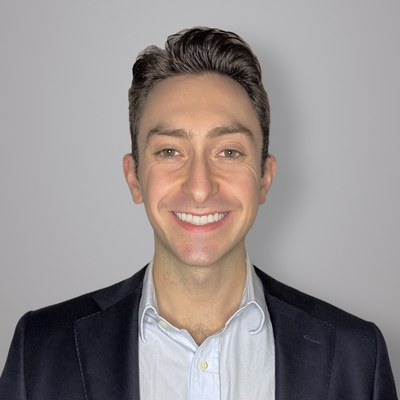
#> input picture assets/photo.jpg, 400 x 400 px
$ python make-og-card.py
#> lines starting #> are read from the running program, lines starting #| are printed output that depends on the picture; after the words box and inside, x2 and y2 are one past the last pixel; in counts of white or black regions, pixels touching at a corner belong together
"""Rebuild assets/og-card.png, the preview image shown when the site is shared.

Run this after changing the name, tagline or headshot. Nothing else uses it,
and the site works fine without running it, as long as the card already exists.

    pip install Pillow
    python3 scripts/make-og-card.py

Fonts are downloaded once into a cache folder beside this script, so the first
run needs the internet and later runs do not.
"""

import pathlib
import urllib.request

from PIL import Image, ImageDraw, ImageFont

SITE = pathlib.Path(__file__).resolve().parent.parent
CACHE = pathlib.Path(__file__).resolve().parent / ".font-cache"

# Text shown on the card. Keep these in step with index.html.
NAME = "Luke Tomasovic"
TAGLINE = "MD-PhD candidate at Johns Hopkins"
URL = "luketomasovic.com"

# 1200x630 is what LinkedIn, X and Slack want. Drawing at 3x and shrinking
# at the end is what keeps the text from looking ragged.
W, H, SCALE = 1200, 630, 3

# These match the light-mode tokens at the top of assets/style.css.
BG, FG, MUTED, ACCENT, LINE = "#fbfcfd", "#1b2430", "#5d6a79", "#4292c6", "#e2e7ed"

FONT_URLS = {
    "Figtree.ttf": "https://github.com/google/fonts/raw/main/ofl/figtree/Figtree%5Bwght%5D.ttf",
    "JetBrainsMono.ttf": "https://github.com/google/fonts/raw/main/ofl/jetbrainsmono/JetBrainsMono%5Bwght%5D.ttf",
}


def load_font(filename, size, weight):
#> called with filename = 'Figtree.ttf', size = 76, weight = 600
    CACHE.mkdir(exist_ok=True)
    path = CACHE / filename
    if not path.exists():
        print(f"downloading {filename}...")
        urllib.request.urlretrieve(FONT_URLS[filename], path)
#> (this line was passed over: the network is not available in this run)
    f = ImageFont.truetype(path, size * SCALE)
    # Both files are variable fonts, so the weight is an axis rather than a
    # separate file. Older FreeType builds cannot set it; the default is close.
    try:
        f.set_variation_by_axes([weight])
    except Exception:
        pass
    return f


def main():
    name_f = load_font("Figtree.ttf", 76, 600)
    tag_f = load_font("JetBrainsMono.ttf", 29, 400)
    url_f = load_font("JetBrainsMono.ttf", 25, 500)

    img = Image.new("RGB", (W * SCALE, H * SCALE), BG)
    d = ImageDraw.Draw(img)

    d.rectangle([0, 0, 10 * SCALE, H * SCALE], fill=ACCENT)

    pad = 96 * SCALE
    av = 188 * SCALE
    av_x = pad
    av_y = (H * SCALE - av) // 2 - 28 * SCALE

    photo = Image.open(SITE / "assets" / "photo.jpg").convert("RGB")
#> photo is the input picture: PIL image 400x400 RGB; mean R, G, B 150.2, 142.5, 141.8
    photo = photo.resize((av, av), Image.LANCZOS)
#> photo: PIL image 564x564 RGB
    mask = Image.new("L", (av, av), 0)
#> mask: PIL image 564x564 L; every value is 0
    ImageDraw.Draw(mask).ellipse([0, 0, av, av], fill=255)
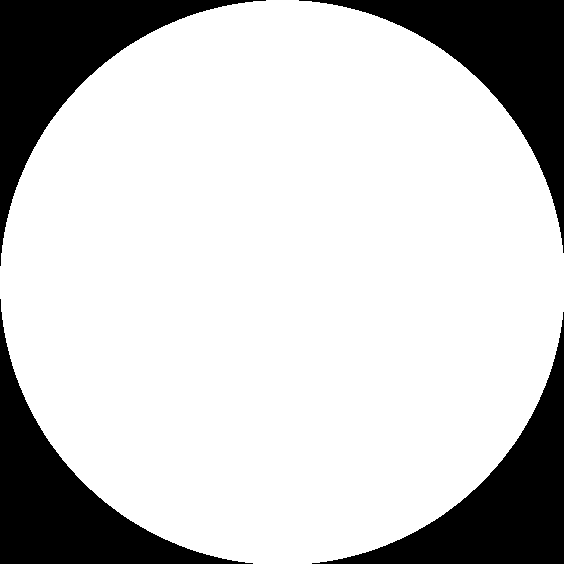
#> mask: PIL image 564x564 L; 78.8% white; 4 black regions, box (x1, y1, x2, y2) and area: (0, 0, 266, 266) 17139, (299, 0, 564, 253) 16873, (0, 299, 253, 564) 16873, (312, 312, 564, 564) 16608
    img.paste(photo, (av_x, av_y), mask)
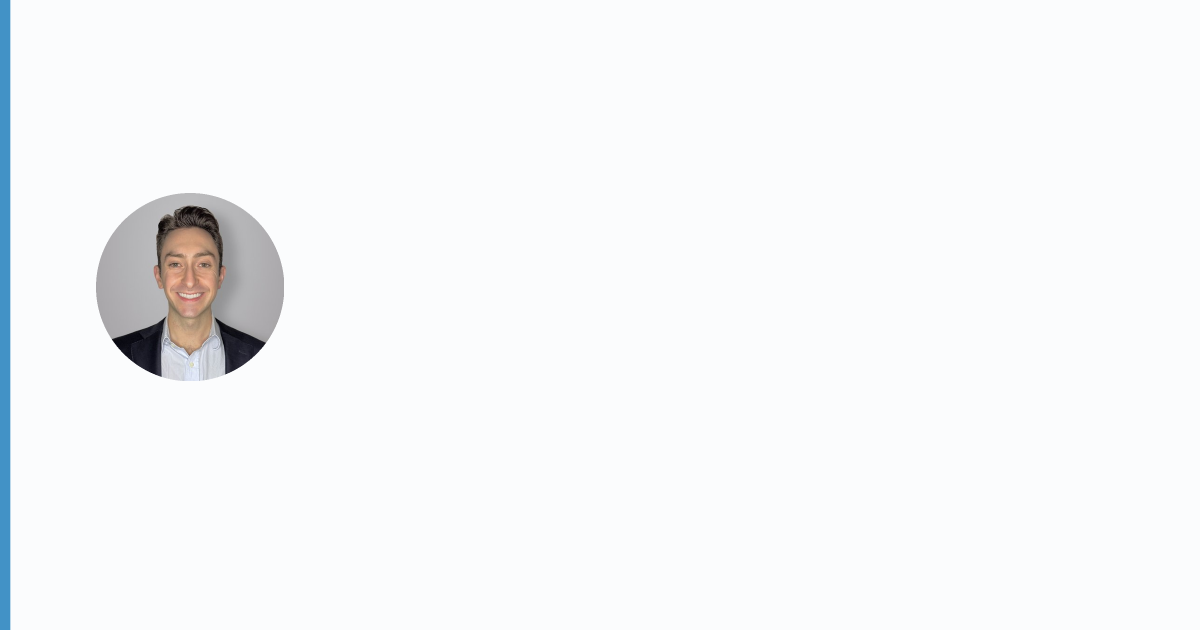
#> img: PIL image 3600x1890 RGB (shown at 1/3 size); mean R, G, B 246, 247.3, 248.6
    d.ellipse([av_x, av_y, av_x + av, av_y + av], outline=LINE, width=2 * SCALE)

    tx = av_x + av + 56 * SCALE
    d.text((tx, av_y + 22 * SCALE), NAME, font=name_f, fill=FG)
    d.text((tx, av_y + 126 * SCALE), TAGLINE, font=tag_f, fill=MUTED)

    rule_y = av_y + av + 52 * SCALE
    d.line([tx, rule_y, W * SCALE - pad, rule_y], fill=LINE, width=2 * SCALE)
    d.text((tx, rule_y + 26 * SCALE), URL, font=url_f, fill=ACCENT)

    out = SITE / "assets" / "og-card.png"
    img.resize((W, H), Image.LANCZOS).save(out, optimize=True)
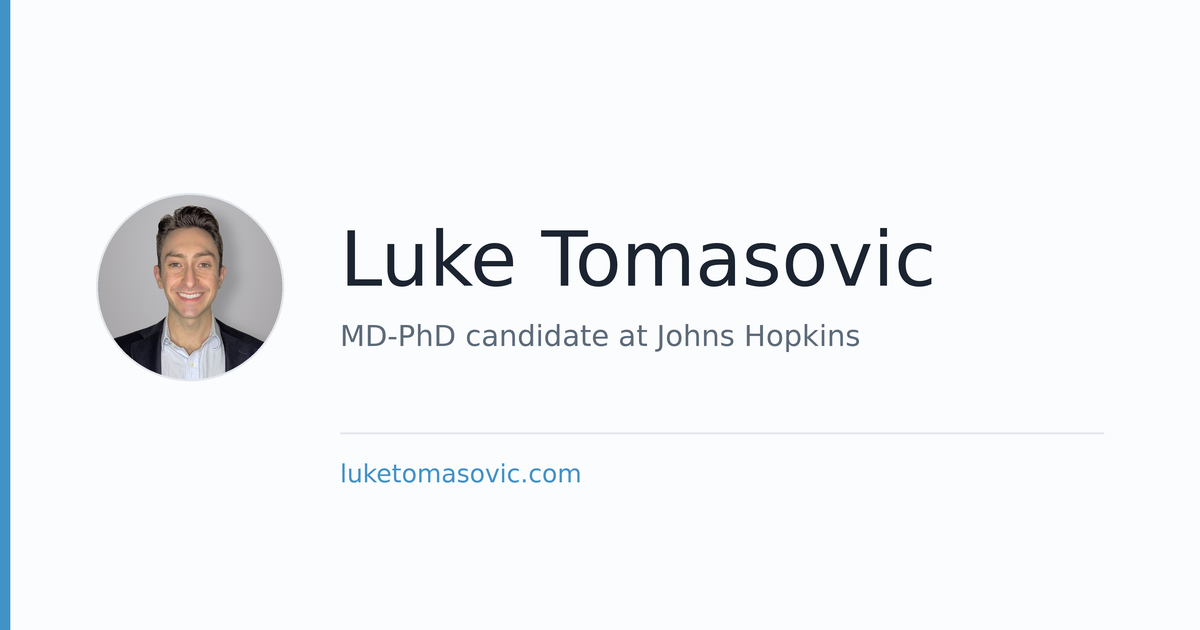
#> saved as og-card.png: PIL image 1200x630 RGB; mean R, G, B 242.4, 244, 245.6
    print(f"wrote {out.relative_to(SITE)}")


if __name__ == "__main__":
    main()
